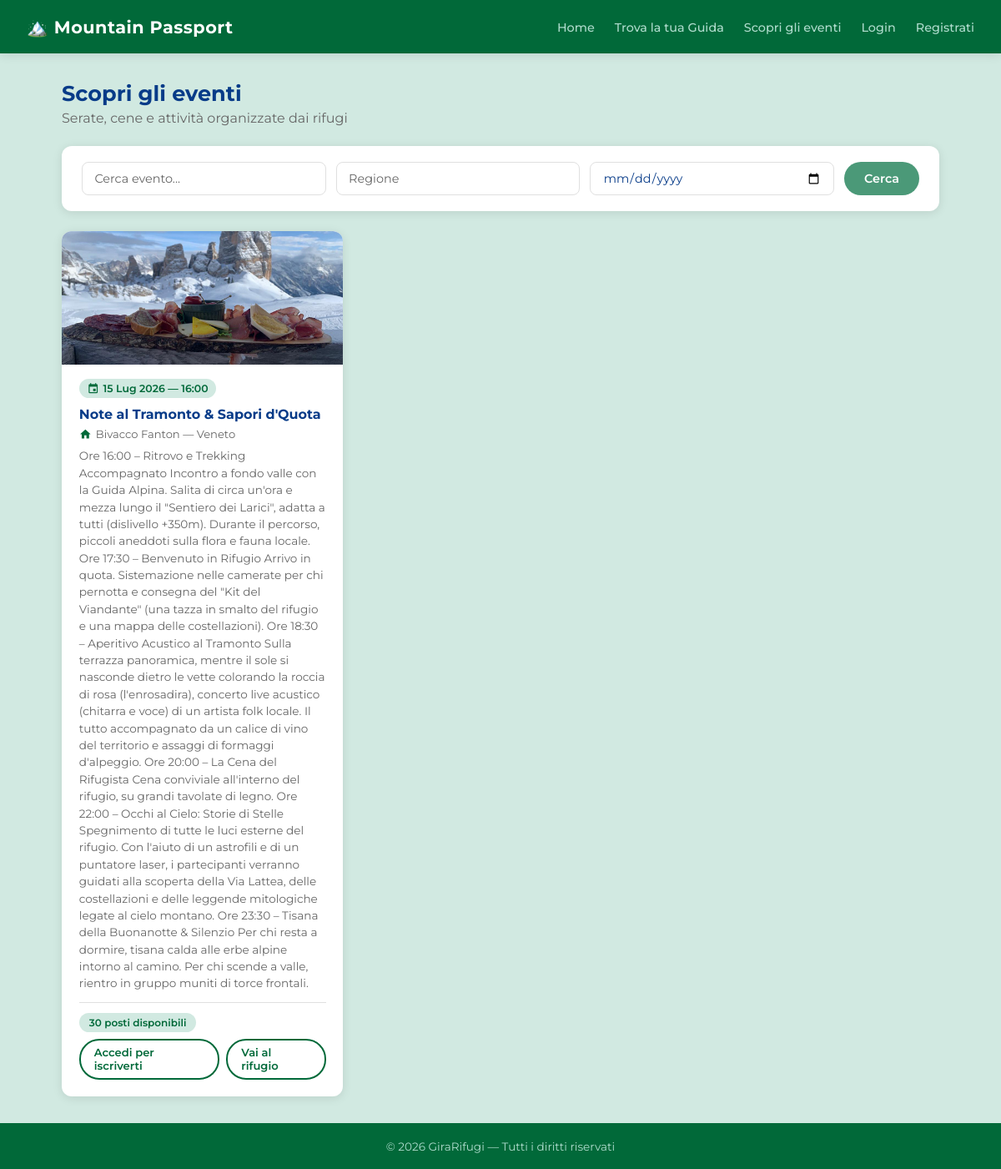
The app's page /eventi/, older data.
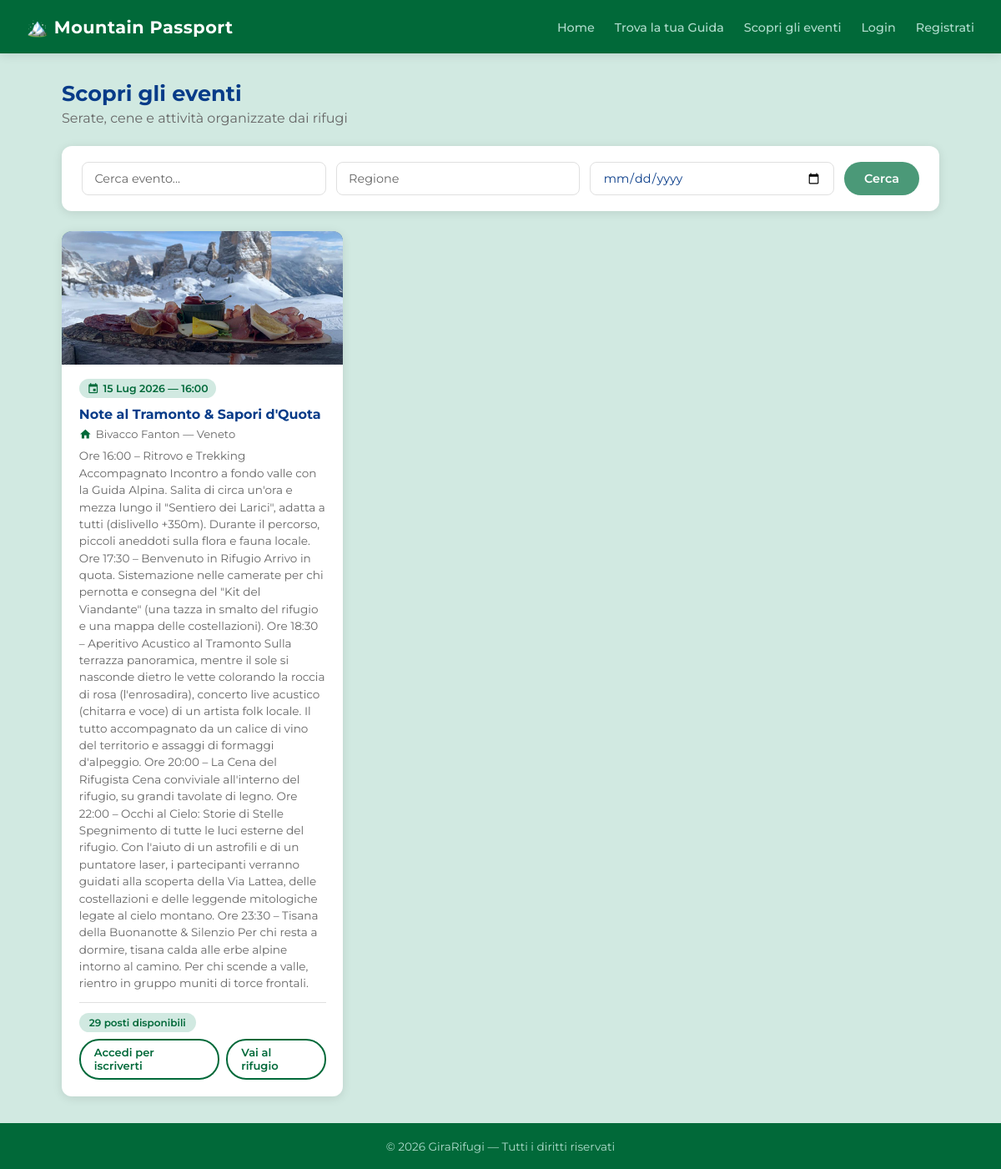
The same page, newer data.
### rifugi/models.py (models this page shows, shortened)
class Evento(models.Model):
    rifugio = models.ForeignKey(
        Rifugio,
        on_delete=models.CASCADE,
        related_name='eventi'
    )
    titolo = models.CharField(max_length=200)
    descrizione = models.TextField(blank=True)
    data = models.DateField()
    ora = models.TimeField(blank=True, null=True)
    posti_disponibili = models.IntegerField(default=0)
    immagine = models.ImageField(upload_to='eventi/', blank=True, null=True)
    class Meta:
        verbose_name_plural = "Eventi"
        ordering = ['data']

class Rifugio(models.Model):
    nome = models.CharField(max_length=200)
    localita = models.CharField(max_length=200)
    altitudine = models.IntegerField()
    latitudine = models.FloatField()
    longitudine = models.FloatField()
    regione = models.CharField(max_length=100)
    TIPO_CHOICES = [
        ('RIFUGIO', 'Rifugio'),
        ('BIVACCO', 'Bivacco'),
        ('CAPANNA', 'Capanna'),
    ]
    tipo = models.CharField(max_length=20, choices=TIPO_CHOICES, default='RIFUGIO')
    descrizione = models.TextField(blank=True)
    posti_letto = models.IntegerField(default=0)
    posti_disponibili = models.IntegerField(default=0)
    immagine = models.ImageField(upload_to='rifugi/', blank=True, null=True)
    qr_uuid = models.UUIDField(default=uuid.uuid4, unique=True, editable=False)
    STATO_CHOICES = [
        ('in_attesa', 'In attesa'),
        ('approvato', 'Approvato'),
    ]
    stato = models.CharField(max_length=20, choices=STATO_CHOICES, default='in_attesa')
    gestore = models.ForeignKey(
        User,
        on_delete=models.SET_NULL,
        null=True,
        blank=True,
        related_name='rifugi'
    )
    class Meta:
        verbose_name_plural = "Rifugi"

### rifugi/views.py (the view)
# urls.py: path('eventi/', views.eventi, name='eventi'),
def eventi(request):
    from datetime import date
    qs = Evento.objects.select_related('rifugio').filter(data__gte=date.today())
    q = request.GET.get('q', '')
    regione = request.GET.get('regione', '')
    dal = request.GET.get('dal', '')
    if q:
        qs = qs.filter(titolo__icontains=q)
    if regione:
        qs = qs.filter(rifugio__regione__icontains=regione)
    if dal:
        qs = qs.filter(data__gte=dal)
    iscrizioni_utente = []
    if request.user.is_authenticated:
        from .models import IscrizioneEvento
        iscrizioni_utente = list(
            IscrizioneEvento.objects.filter(escursionista=request.user).values_list('evento_id', flat=True)
        )
    return render(request, 'eventi.html', {
        'eventi': qs,
        'iscrizioni_utente': iscrizioni_utente,
        'q': q, 'regione': regione, 'dal': dal,
    })

### templates/eventi.html (shortened to what this page needs)
{% extends 'base.html' %}
{% block content %}
<div class="page-header">
    <h2>Scopri gli eventi</h2>
    <p>Serate, cene e attività organizzate dai rifugi</p>
</div>
<div class="search-bar" style="margin-bottom:1.5rem;">
    <form method="get" style="display:flex; gap:0.75rem; flex-wrap:wrap; width:100%;">
        <input type="text" name="q" placeholder="Cerca evento..." value="{{ q }}">
        <input type="text" name="regione" placeholder="Regione" value="{{ regione }}">
        <input type="date" name="dal" value="{{ dal }}">
        <button type="submit" class="btn btn-primary">Cerca</button>
    </form>
</div>
{% if eventi %}
<div class="eventi-grid">
    {% for evento in eventi %}
    <div class="evento-card">
        {% if evento.immagine %}
            <img src="{{ evento.immagine.url }}" alt="{{ evento.titolo }}">
        {% elif evento.rifugio.immagine %}
            <img src="{{ evento.rifugio.immagine.url }}" alt="{{ evento.titolo }}">
        {% else %}
            <div class="evento-card-placeholder"></div>
        {% endif %}
        <div class="evento-card-body">
            <div class="evento-data-badge">
                <span class="material-icons">event</span>
                {{ evento.data|date:"d M Y" }}{% if evento.ora %} — {{ evento.ora|time:"H:i" }}{% endif %}
            </div>
            <h3>{{ evento.titolo }}</h3>
            <p class="evento-rifugio">
                <span class="material-icons">home</span>
                {{ evento.rifugio.nome }} — {{ evento.rifugio.regione }}
            </p>
            {% if evento.descrizione %}
            <p class="evento-descrizione">{{ evento.descrizione }}</p>
            {% endif %}
            <div class="evento-footer">
                <span class="badge {% if evento.posti_disponibili > 0 %}badge-green{% else %}badge-red{% endif %}">
                    {% if evento.posti_disponibili > 0 %}
                        {{ evento.posti_disponibili }} posti disponibili
                    {% else %}
                        Sold out
                    {% endif %}
                </span>
                <div style="display:flex; gap:0.5rem; align-items:center;">
                    {% if user.is_authenticated and user.groups.all.0.name == 'Escursionista' %}
                        {% if evento.pk in iscrizioni_utente %}
                        <span class="badge badge-green">
                            <span class="material-icons" style="font-size:0.85rem; vertical-align:middle;">check</span>
                            Iscritto
                        </span>
                        {% elif evento.posti_disponibili > 0 %}
                        <form method="post" action="{% url 'iscriviti_evento' evento.pk %}">
                            {% csrf_token %}
                            <button type="submit" class="btn btn-primary btn-sm">Iscriviti</button>
                        </form>
                        {% endif %}
                    {% elif not user.is_authenticated %}
                    <a href="/accounts/login/" class="btn btn-outline btn-sm">Accedi per iscriverti</a>
                    {% endif %}
                    <a href="{% url 'rifugio' evento.rifugio.pk %}" class="btn btn-outline btn-sm">Vai al rifugio</a>
                </div>
            </div>
        </div>
    </div>
    {% endfor %}
</div>
{% else %}
<div class="empty-state">
    <span class="material-icons">event_busy</span>
    <p>Nessun evento trovato.</p>
</div>
{% endif %}
{% endblock %}

Row changes from the older to the newer data that the page shows:
changed Evento "Note al Tramonto & Sapori d'Quota": posti_disponibili "30" → "29"
